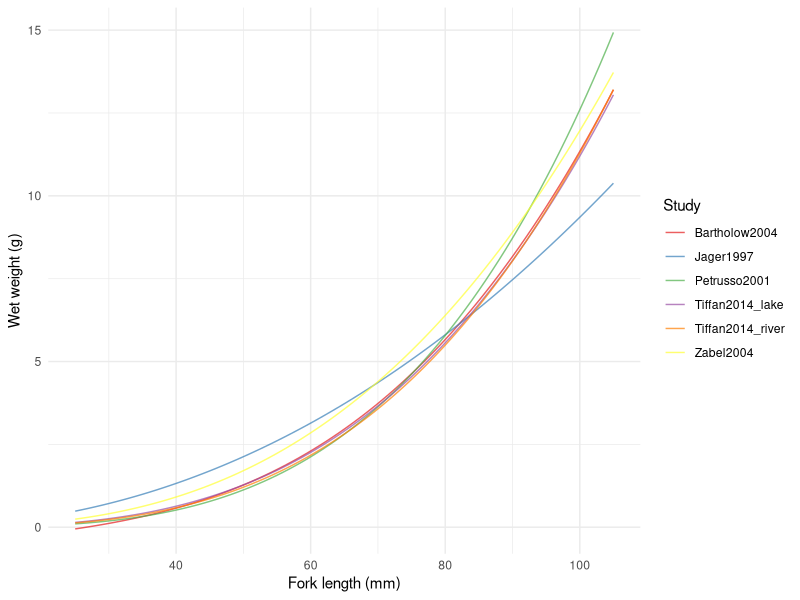
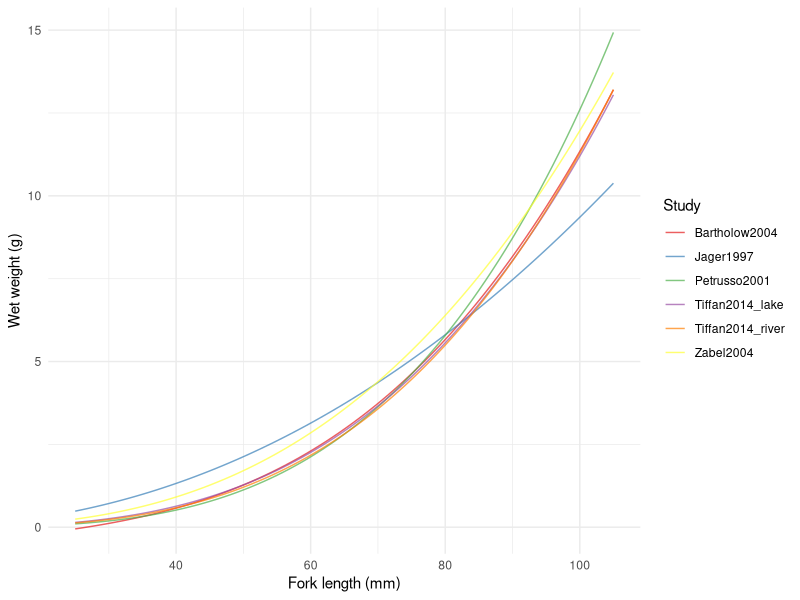

These figures' R source, in order:
# See references folder for PDFs of papers

library(tidyverse)

dat <- tibble(fl_mm = 25:105,
              Bartholow2004 = -0.67 + 0.0282*fl_mm - 0.000491*fl_mm^2 + 0.0000141*fl_mm^3,      # Kent 1999 reported in Bartholow 2004
              Jager1997 = 0.0005*fl_mm^2.136,                                                   # Jager et al 1997
              Petrusso2001 = exp(3.4852*log(fl_mm) - 6.6088)/1000,                              # Petrusso and Hayes 2001
              Tiffan2014_river = 0.000004*fl_mm^3.2252,                                         # Tiffan et al. 2014
              Tiffan2014_lake = 0.000006*fl_mm^3.1355,                                          # Tiffan et al. 2014
              Zabel2004 = 0.0000287*fl_mm^2.81) %>%                                             # Zabel and Achord 2004
  gather(key = study, value = ww_g, Bartholow2004:Zabel2004)

ggplot(dat, aes(x = fl_mm, y = ww_g, col = study)) +
  geom_line(alpha = 0.7) +
  labs(x = "Fork length (mm)", y = "Wet weight (g)") +
  scale_color_brewer(name = "Study", type = "qual", palette = "Set1") +
  theme_minimal()
ggsave("chinook-length-weight.png", width = 6, height = 3.5)
